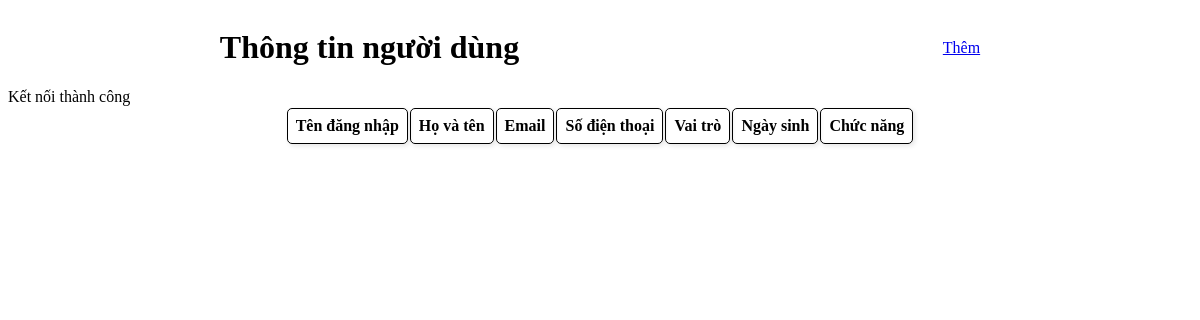
/Bài20/nguoidung.php, run on an earlier commit of the app's database.
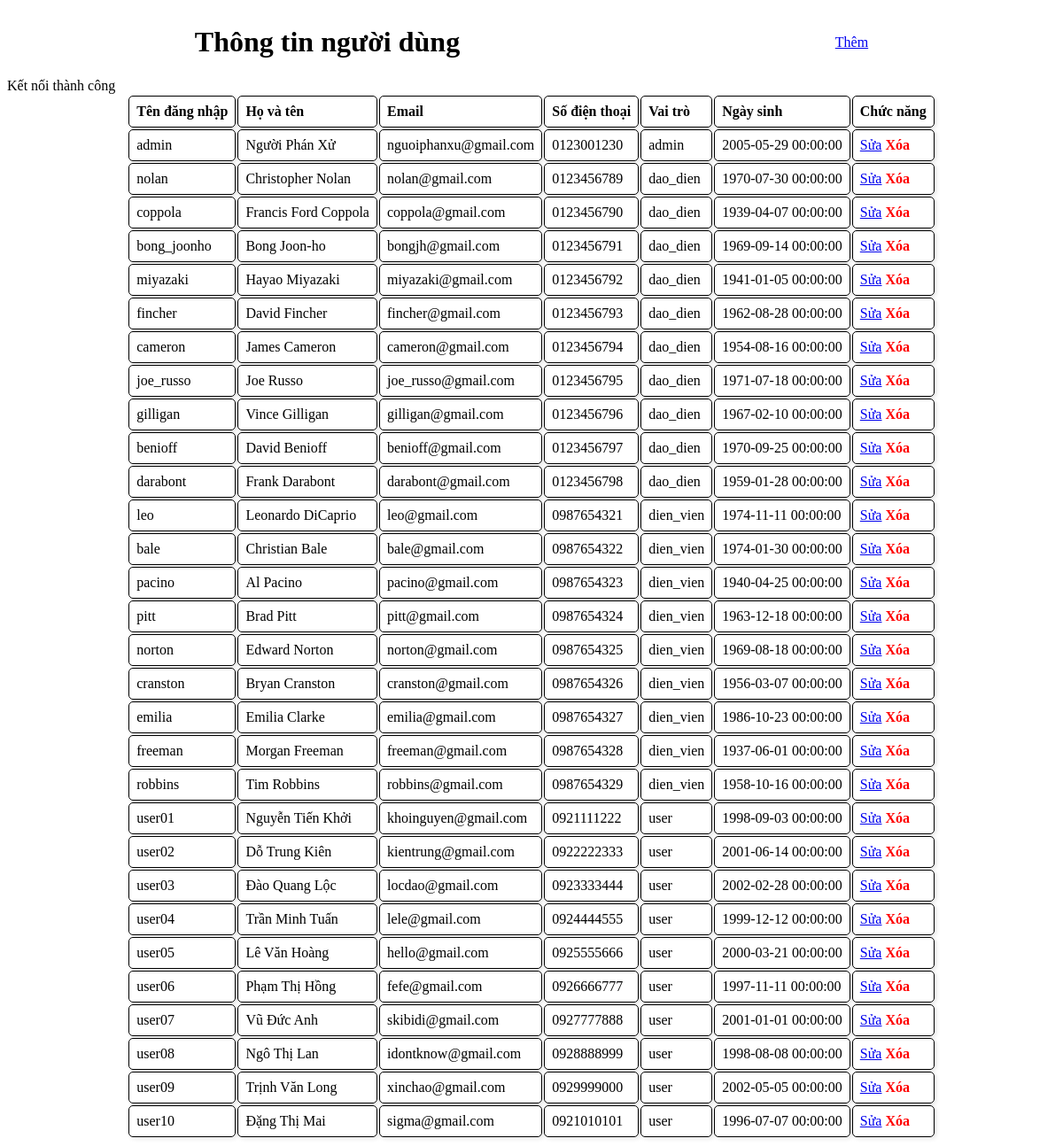
And on a later commit of the database.
### tables this page shows
CREATE TABLE IF NOT EXISTS nguoi_dung
(
    id            INT PRIMARY KEY,
    ten_dang_nhap VARCHAR(50) NOT NULL,
    mat_khau      VARCHAR(50) NOT NULL,
    ho_ten        VARCHAR(50),
    email         VARCHAR(50),
    sdt           VARCHAR(10),
    ngay_sinh     DATETIME,
    vai_tro_id    INT,
    FOREIGN KEY (vai_tro_id) REFERENCES vai_tro (id)
);

CREATE TABLE IF NOT EXISTS vai_tro
(
    id          INT PRIMARY KEY,
    ten_vai_tro VARCHAR(50) NOT NULL
);

### Bài20/nguoidung.php (the view, shortened to what this page needs)
<!DOCTYPE html>
<html lang="en">
<head>
</head>
<body>
    <table>
        <div style="justify-content: space-around; display: flex; text-align: center; width: 100%; align-items: center;">
            <h1>Thông tin người dùng</h1>
            <div>
                <a class="them" href="themnguoidung.php">Thêm</a>
            </div>
        </div>
        <tr>
            <th>Tên đăng nhập</th>
            <th>Họ và tên</th>
            <th>Email</th>
            <th>Số điện thoại</th>
            <th>Vai trò</th>
            <th>Ngày sinh</th>
            <th>Chức năng</th>
        </tr>
        <?php
    include "connect.php";
    $sql = "SELECT nd.* , vt.ten_vai_tro FROM nguoi_dung nd JOIN vai_tro vt ON nd.vai_tro_id = vt.id";
    $result = mysqli_query($connect, $sql);
    while($row = mysqli_fetch_array($result)){
    ?>
        <tr>
            <td>
                <?php echo $row['ten_dang_nhap']; ?>
            </td>
            <td>
                <?php echo $row['ho_ten']; ?>
            </td>
            <td>
                <?php echo $row['email']; ?>
            </td>
            <td>
                <?php echo $row['sdt']; ?>
            </td>
            <td>
                <?php echo $row['ten_vai_tro']; ?>
            </td>
            <td>
                <?php echo $row['ngay_sinh']; ?>
            </td>
            <td>
                <a class="sua" href="updatenguoidung.php?id=<?php echo $row["id"] ?>">Sửa</a>
                <a class="xoa" href="xoanguoidung.php?id=<?php echo $row["id"] ?>">Xóa</a>
            </td>
        </tr>
        <?php } ?>
    </table>
</body>
</html>

What changed in the data, as far as the page shows it:
added nguoi_dung: ten_dang_nhap "admin", ho_ten "Người Phán Xử", email "nguoiphanxu@gmail.com", sdt "0123001230", vai_tro.ten_vai_tro "admin", ngay_sinh "2005-05-29 00:00:00"
added nguoi_dung: ten_dang_nhap "nolan", ho_ten "Christopher Nolan", email "nolan@gmail.com", sdt "0123456789", vai_tro.ten_vai_tro "dao_dien", ngay_sinh "1970-07-30 00:00:00"
added nguoi_dung: ten_dang_nhap "coppola", ho_ten "Francis Ford Coppola", email "coppola@gmail.com", sdt "0123456790", vai_tro.ten_vai_tro "dao_dien", ngay_sinh "1939-04-07 00:00:00"
added nguoi_dung: ten_dang_nhap "bong_joonho", ho_ten "Bong Joon-ho", email "bongjh@gmail.com", sdt "0123456791", vai_tro.ten_vai_tro "dao_dien", ngay_sinh "1969-09-14 00:00:00"
added nguoi_dung: ten_dang_nhap "miyazaki", ho_ten "Hayao Miyazaki", email "miyazaki@gmail.com", sdt "0123456792", vai_tro.ten_vai_tro "dao_dien", ngay_sinh "1941-01-05 00:00:00"
added nguoi_dung: ten_dang_nhap "fincher", ho_ten "David Fincher", email "fincher@gmail.com", sdt "0123456793", vai_tro.ten_vai_tro "dao_dien", ngay_sinh "1962-08-28 00:00:00"
added nguoi_dung: ten_dang_nhap "cameron", ho_ten "James Cameron", email "cameron@gmail.com", sdt "0123456794", vai_tro.ten_vai_tro "dao_dien", ngay_sinh "1954-08-16 00:00:00"
added nguoi_dung: ten_dang_nhap "joe_russo", ho_ten "Joe Russo", email "joe_russo@gmail.com", sdt "0123456795", vai_tro.ten_vai_tro "dao_dien", ngay_sinh "1971-07-18 00:00:00"
added nguoi_dung: ten_dang_nhap "gilligan", ho_ten "Vince Gilligan", email "gilligan@gmail.com", sdt "0123456796", vai_tro.ten_vai_tro "dao_dien", ngay_sinh "1967-02-10 00:00:00"
added nguoi_dung: ten_dang_nhap "benioff", ho_ten "David Benioff", email "benioff@gmail.com", sdt "0123456797", vai_tro.ten_vai_tro "dao_dien", ngay_sinh "1970-09-25 00:00:00"
added nguoi_dung: ten_dang_nhap "darabont", ho_ten "Frank Darabont", email "darabont@gmail.com", sdt "0123456798", vai_tro.ten_vai_tro "dao_dien", ngay_sinh "1959-01-28 00:00:00"
added nguoi_dung: ten_dang_nhap "leo", ho_ten "Leonardo DiCaprio", email "leo@gmail.com", sdt "0987654321", vai_tro.ten_vai_tro "dien_vien", ngay_sinh "1974-11-11 00:00:00"
added nguoi_dung: ten_dang_nhap "bale", ho_ten "Christian Bale", email "bale@gmail.com", sdt "0987654322", vai_tro.ten_vai_tro "dien_vien", ngay_sinh "1974-01-30 00:00:00"
added nguoi_dung: ten_dang_nhap "pacino", ho_ten "Al Pacino", email "pacino@gmail.com", sdt "0987654323", vai_tro.ten_vai_tro "dien_vien", ngay_sinh "1940-04-25 00:00:00"
added nguoi_dung: ten_dang_nhap "pitt", ho_ten "Brad Pitt", email "pitt@gmail.com", sdt "0987654324", vai_tro.ten_vai_tro "dien_vien", ngay_sinh "1963-12-18 00:00:00"
added nguoi_dung: ten_dang_nhap "norton", ho_ten "Edward Norton", email "norton@gmail.com", sdt "0987654325", vai_tro.ten_vai_tro "dien_vien", ngay_sinh "1969-08-18 00:00:00"
added nguoi_dung: ten_dang_nhap "cranston", ho_ten "Bryan Cranston", email "cranston@gmail.com", sdt "0987654326", vai_tro.ten_vai_tro "dien_vien", ngay_sinh "1956-03-07 00:00:00"
added nguoi_dung: ten_dang_nhap "emilia", ho_ten "Emilia Clarke", email "emilia@gmail.com", sdt "0987654327", vai_tro.ten_vai_tro "dien_vien", ngay_sinh "1986-10-23 00:00:00"
added nguoi_dung: ten_dang_nhap "freeman", ho_ten "Morgan Freeman", email "freeman@gmail.com", sdt "0987654328", vai_tro.ten_vai_tro "dien_vien", ngay_sinh "1937-06-01 00:00:00"
added nguoi_dung: ten_dang_nhap "robbins", ho_ten "Tim Robbins", email "robbins@gmail.com", sdt "0987654329", vai_tro.ten_vai_tro "dien_vien", ngay_sinh "1958-10-16 00:00:00"
added nguoi_dung: ten_dang_nhap "user01", ho_ten "Nguyễn Tiến Khởi", email "khoinguyen@gmail.com", sdt "0921111222", vai_tro.ten_vai_tro "user", ngay_sinh "1998-09-03 00:00:00"
added nguoi_dung: ten_dang_nhap "user02", ho_ten "Dỗ Trung Kiên", email "kientrung@gmail.com", sdt "0922222333", vai_tro.ten_vai_tro "user", ngay_sinh "2001-06-14 00:00:00"
added nguoi_dung: ten_dang_nhap "user03", ho_ten "Đào Quang Lộc", email "locdao@gmail.com", sdt "0923333444", vai_tro.ten_vai_tro "user", ngay_sinh "2002-02-28 00:00:00"
added nguoi_dung: ten_dang_nhap "user04", ho_ten "Trần Minh Tuấn", email "lele@gmail.com", sdt "0924444555", vai_tro.ten_vai_tro "user", ngay_sinh "1999-12-12 00:00:00"
added nguoi_dung: ten_dang_nhap "user05", ho_ten "Lê Văn Hoàng", email "hello@gmail.com", sdt "0925555666", vai_tro.ten_vai_tro "user", ngay_sinh "2000-03-21 00:00:00"
added nguoi_dung: ten_dang_nhap "user06", ho_ten "Phạm Thị Hồng", email "fefe@gmail.com", sdt "0926666777", vai_tro.ten_vai_tro "user", ngay_sinh "1997-11-11 00:00:00"
added nguoi_dung: ten_dang_nhap "user07", ho_ten "Vũ Đức Anh", email "skibidi@gmail.com", sdt "0927777888", vai_tro.ten_vai_tro "user", ngay_sinh "2001-01-01 00:00:00"
added nguoi_dung: ten_dang_nhap "user08", ho_ten "Ngô Thị Lan", email "idontknow@gmail.com", sdt "0928888999", vai_tro.ten_vai_tro "user", ngay_sinh "1998-08-08 00:00:00"
added nguoi_dung: ten_dang_nhap "user09", ho_ten "Trịnh Văn Long", email "xinchao@gmail.com", sdt "0929999000", vai_tro.ten_vai_tro "user", ngay_sinh "2002-05-05 00:00:00"
added nguoi_dung: ten_dang_nhap "user10", ho_ten "Đặng Thị Mai", email "sigma@gmail.com", sdt "0921010101", vai_tro.ten_vai_tro "user", ngay_sinh "1996-07-07 00:00:00"
